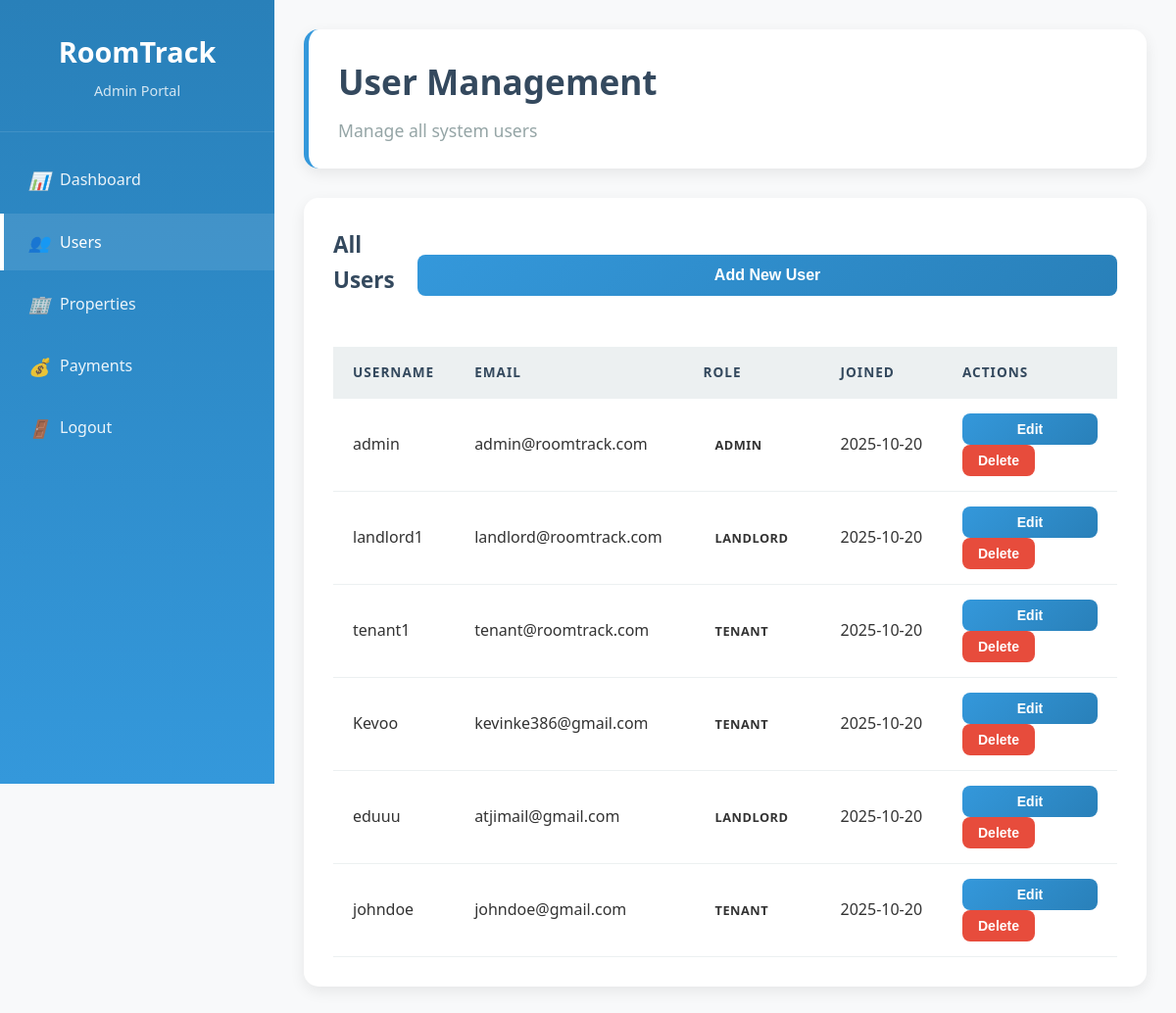
The app's page /admin/users (signed in) with its own data.
### models.py (models this page shows)
class User(UserMixin, db.Model):
    id = db.Column(db.Integer, primary_key=True)
    username = db.Column(db.String(80), unique=True, nullable=False)
    email = db.Column(db.String(120), unique=True, nullable=False)
    password = db.Column(db.String(200), nullable=False)
    role = db.Column(db.String(20), nullable=False)  # admin, landlord, tenant
    full_name = db.Column(db.String(200))
    id_number = db.Column(db.String(50))
    passport_number = db.Column(db.String(50))
    phone = db.Column(db.String(20))
    created_at = db.Column(db.DateTime, default=datetime.utcnow)
    landlord_properties = db.relationship('Property', backref='landlord', lazy=True)
    tenant_leases = db.relationship('Lease', backref='tenant', lazy=True, foreign_keys='Lease.tenant_id')
    maintenance_requests = db.relationship('MaintenanceRequest', backref='tenant', lazy=True)

### app.py (the view)
@app.route('/admin/users')
@login_required
def admin_users():
    if current_user.role != 'admin':
        return redirect(url_for('index'))
    users = User.query.all()
    return render_template('admin/users.html', users=users)

### app.py (called while the page is built)
@login_manager.user_loader
def load_user(user_id):
    return User.query.get(int(user_id))

### templates/admin/users.html (shortened to what this page needs)
<!DOCTYPE html>
<html lang="en">
<head>
    <link rel="stylesheet" href="{{ url_for('static', filename='css/style.css') }}">
</head>
<body>
    <div class="dashboard">
        <div class="sidebar">
            <div class="sidebar-header">
                <h2>RoomTrack</h2>
                <p>Admin Portal</p>
            </div>
            <ul class="sidebar-nav">
                <li><a href="{{ url_for('admin_dashboard') }}"><i>📊</i> Dashboard</a></li>
                <li><a href="#" class="active"><i>👥</i> Users</a></li>
                <li><a href="#"><i>🏢</i> Properties</a></li>
                <li><a href="#"><i>💰</i> Payments</a></li>
                <li><a href="{{ url_for('logout') }}"><i>🚪</i> Logout</a></li>
            </ul>
        </div>
        <div class="main-content">
            <div class="header">
                <h1>User Management</h1>
                <p>Manage all system users</p>
            </div>
            <div class="table-container">
                <div style="display: flex; justify-content: between; align-items: center; margin-bottom: 25px;">
                    <h3>All Users</h3>
                    <button class="btn btn-primary" onclick="openCreateUserModal()">Add New User</button>
                </div>
                <table>
                    <thead>
                        <tr>
                            <th>Username</th>
                            <th>Email</th>
                            <th>Role</th>
                            <th>Joined</th>
                            <th>Actions</th>
                        </tr>
                    </thead>
                    <tbody>
                        {% for user in users %}
                        <tr>
                            <td>{{ user.username }}</td>
                            <td>{{ user.email }}</td>
                            <td>
                                <span class="status-badge status-{{ user.role }}">
                                    {{ user.role }}
                                </span>
                            </td>
                            <td>{{ user.created_at.strftime('%Y-%m-%d') }}</td>
                            <td>
                                <button class="btn btn-sm btn-primary">Edit</button>
                                <button class="btn btn-sm btn-danger">Delete</button>
                            </td>
                        </tr>
                        {% endfor %}
                    </tbody>
                </table>
            </div>
        </div>
    </div>
</body>
</html>

### static/css/style.css (style rules this page uses)
:root { --primary-blue: #3498db; --dark-blue: #2980b9; --light-blue: #ecf0f1; --white: #ffffff; --gray: #95a5a6; --dark-gray: #34495e; --success: #27ae60; --warning: #f39c12; --danger: #e74c3c; --light-gray: #f8f9fa; }
* { margin: 0; padding: 0; box-sizing: border-box; }
body { font-family: 'Segoe UI', Tahoma, Geneva, Verdana, sans-serif; background-color: var(--light-gray); color: #333; line-height: 1.6; }
.btn { padding: 12px 30px; border: none; border-radius: 8px; font-size: 16px; font-weight: 600; cursor: pointer; transition: all 0.3s ease; text-decoration: none; display: inline-flex; align-items: center; justify-content: center; gap: 8px; }
.btn-primary { background: linear-gradient(135deg, var(--primary-blue), var(--dark-blue)); color: var(--white); width: 100%; }
.btn-danger { background-color: var(--danger); color: var(--white); }
.btn-sm { padding: 8px 16px; font-size: 14px; }
.dashboard { display: flex; min-height: 100vh; }
.sidebar { width: 280px; background: linear-gradient(180deg, var(--dark-blue), var(--primary-blue)); color: var(--white); padding: 0; position: fixed; height: 100vh; overflow-y: auto; }
.sidebar-header { padding: 30px 25px; border-bottom: 1px solid rgba(255,255,255,0.1); text-align: center; }
.sidebar-header h2 { color: var(--white); margin-bottom: 5px; font-size: 1.8em; }
.sidebar-header p { color: rgba(255,255,255,0.8); font-size: 0.9em; }
.sidebar-nav { list-style: none; margin-top: 20px; }
.sidebar-nav li { margin-bottom: 5px; }
.sidebar-nav a { display: flex; align-items: center; padding: 15px 25px; color: rgba(255,255,255,0.9); text-decoration: none; transition: all 0.3s ease; border-left: 4px solid transparent; }
.sidebar-nav a:hover, .sidebar-nav a.active { background: rgba(255,255,255,0.1); color: var(--white); border-left-color: var(--white); }
.sidebar-nav i { margin-right: 12px; width: 20px; text-align: center; font-size: 1.1em; }
.main-content { flex: 1; margin-left: 280px; padding: 30px; background-color: var(--light-gray); min-height: 100vh; }
.header { background: var(--white); padding: 25px 30px; border-radius: 15px; box-shadow: 0 5px 15px rgba(0,0,0,0.08); margin-bottom: 30px; border-left: 5px solid var(--primary-blue); }
.header h1 { color: var(--dark-gray); margin-bottom: 8px; font-size: 2.2em; }
.header p { color: var(--gray); font-size: 1.1em; }
.table-container { background: var(--white); padding: 30px; border-radius: 15px; box-shadow: 0 5px 15px rgba(0,0,0,0.08); overflow: hidden; }
.table-container h3 { color: var(--dark-gray); margin-bottom: 25px; font-size: 1.4em; }
table { width: 100%; border-collapse: collapse; margin-top: 10px; }
th, td { padding: 15px 20px; text-align: left; border-bottom: 1px solid var(--light-blue); }
th { background-color: var(--light-blue); color: var(--dark-gray); font-weight: 600; text-transform: uppercase; font-size: 0.85em; letter-spacing: 1px; }
.status-badge { padding: 6px 12px; border-radius: 20px; font-size: 0.8em; font-weight: 600; text-transform: uppercase; letter-spacing: 0.5px; }

### records on screen
User: username "admin", email "admin@roomtrack.com", role "ADMIN", created_at "2025-10-20"
User: username "landlord1", email "landlord@roomtrack.com", role "LANDLORD", created_at "2025-10-20"
User: username "tenant1", email "tenant@roomtrack.com", role "TENANT", created_at "2025-10-20"
User: username "Kevoo", email "kevinke386@gmail.com", role "TENANT", created_at "2025-10-20"
User: username "eduuu", email "atjimail@gmail.com", role "LANDLORD", created_at "2025-10-20"
User: username "johndoe", email "johndoe@gmail.com", role "TENANT", created_at "2025-10-20"
